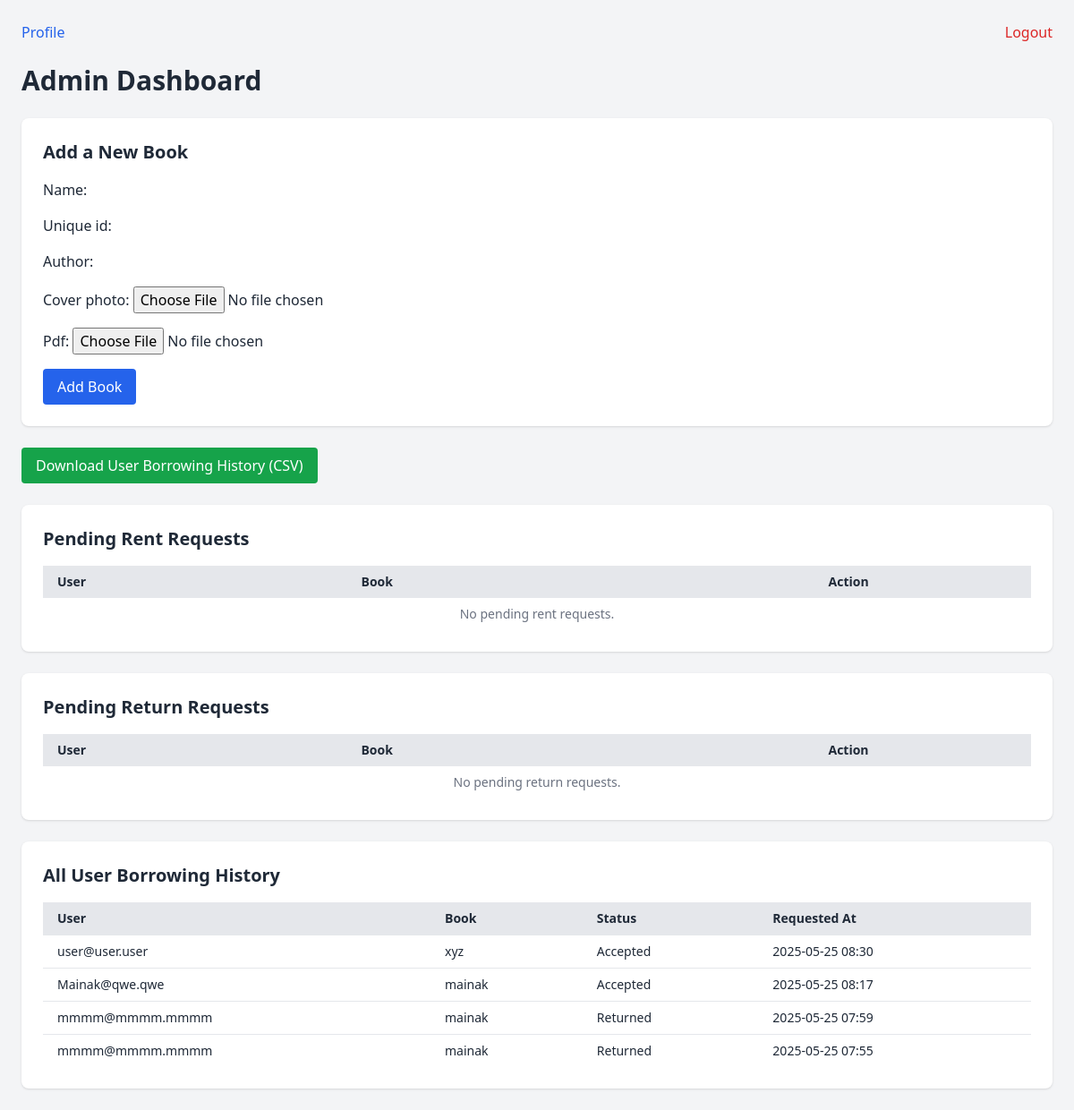
Page /ac/admin-dashboard/ (signed in) on the committed database.
### account/models.py (models this page shows, shortened)
class BookRentRequest(models.Model):
    STATUS_CHOICES = [
        ('pending', 'Pending'),
        ('accepted', 'Accepted'),
        ('returned', 'Returned'),
        ('return_pending', 'Return Pending'),
    ]
    user = models.ForeignKey(User, on_delete=models.CASCADE)
    book = models.ForeignKey(Book, on_delete=models.CASCADE)
    status = models.CharField(max_length=20, choices=STATUS_CHOICES, default='pending')
    created_at = models.DateTimeField(auto_now_add=True)

class User(AbstractBaseUser, PermissionsMixin):
    name = models.CharField(max_length=100)
    username = None
    email = models.EmailField(unique=True)
    USERNAME_FIELD = 'email'
    phone_number = models.CharField(max_length=20)
    is_staff = models.BooleanField(default=False)      # Required by admin
    is_active = models.BooleanField(default=True)      # Required by admin
    is_superuser = models.BooleanField(default=True)  # Required by PermissionsMixin
    objects = UserManager()
    USERNAME_FIELD = 'email'
    REQUIRED_FIELDS = ['name', 'phone_number']

class Book(models.Model):
    name = models.CharField(max_length=200)
    unique_id = models.CharField(max_length=100, unique=True)
    author = models.CharField(max_length=200)
    cover_photo = models.ImageField(upload_to='book_covers/')
    pdf = models.FileField(upload_to='book_pdfs/')
    is_rented = models.BooleanField(default=False)

### account/views.py (the view, shortened to what this page needs)
# urls.py: path('admin-dashboard/', admin_dashboard, name='admin_dashboard'),
@user_passes_test(lambda u: u.is_staff)
def admin_dashboard(request):
    rent_requests = BookRentRequest.objects.filter(status='pending')
    return_requests = BookRentRequest.objects.filter(status='return_pending')
    all_history = BookRentRequest.objects.all().select_related('user', 'book').order_by('-created_at')
    book_form = BookForm()
    return render(request, 'account/admin_dashboard.html', {
        'rent_requests': rent_requests,
        'return_requests': return_requests,
        'all_history': all_history,
        'book_form': book_form,
    })

### account/forms.py
class BookForm(forms.ModelForm):
    class Meta:
        model = Book
        fields = ['name', 'unique_id', 'author', 'cover_photo', 'pdf']

### account/templates/account/admin_dashboard.html (shortened to what this page needs)
<!DOCTYPE html>
<html lang="en">
<head>
    <script src="https://cdn.tailwindcss.com"></script>
</head>
<body class="bg-gray-100 text-gray-800 font-sans p-6">
    <div class="flex justify-between items-center mb-6">
        <a href="{% url 'profile' %}" class="text-blue-600 hover:underline font-medium">Profile</a>
        <a href="{% url 'logout' %}" class="text-red-600 hover:underline font-medium">Logout</a>
    </div>
    <h2 class="text-3xl font-bold mb-6">Admin Dashboard</h2>
    <div class="bg-white rounded-lg shadow p-6 mb-6">
        <h3 class="text-xl font-semibold mb-4">Add a New Book</h3>
        <form method="post" enctype="multipart/form-data" class="space-y-4">
            {{ book_form.as_p }}
            <button type="submit" name="add_book" class="bg-blue-600 text-white px-4 py-2 rounded hover:bg-blue-700">Add Book</button>
        </form>
    </div>
    <div class="mb-6">
        <form method="post">
            <button type="submit" name="download_history" class="bg-green-600 text-white px-4 py-2 rounded hover:bg-green-700">Download User Borrowing History (CSV)</button>
        </form>
    </div>
    <div class="bg-white rounded-lg shadow p-6 mb-6">
        <h3 class="text-xl font-semibold mb-4">Pending Rent Requests</h3>
        <form method="post">
            <table class="min-w-full text-sm table-auto border-collapse">
                <thead class="bg-gray-200">
                    <tr>
                        <th class="px-4 py-2 text-left">User</th>
                        <th class="px-4 py-2 text-left">Book</th>
                        <th class="px-4 py-2">Action</th>
                    </tr>
                </thead>
                <tbody>
                    {% for req in rent_requests %}
                        <tr class="border-t">
                            <td class="px-4 py-2">{{ req.user.username }}</td>
                            <td class="px-4 py-2">{{ req.book.name }}</td>
                            <td class="px-4 py-2 text-center">
                                <button type="submit" name="accept_rent_id" value="{{ req.id }}" class="bg-blue-500 text-white px-3 py-1 rounded hover:bg-blue-600">Accept Rent</button>
                            </td>
                        </tr>
                    {% empty %}
                        <tr>
                            <td colspan="3" class="px-4 py-2 text-center text-gray-500">No pending rent requests.</td>
                        </tr>
                    {% endfor %}
                </tbody>
            </table>
        </form>
    </div>
    <div class="bg-white rounded-lg shadow p-6 mb-6">
        <h3 class="text-xl font-semibold mb-4">Pending Return Requests</h3>
        <form method="post">
            <table class="min-w-full text-sm table-auto border-collapse">
                <thead class="bg-gray-200">
                    <tr>
                        <th class="px-4 py-2 text-left">User</th>
                        <th class="px-4 py-2 text-left">Book</th>
                        <th class="px-4 py-2">Action</th>
                    </tr>
                </thead>
                <tbody>
                    {% for req in return_requests %}
                        <tr class="border-t">
                            <td class="px-4 py-2">{{ req.user.username }}</td>
                            <td class="px-4 py-2">{{ req.book.name }}</td>
                            <td class="px-4 py-2 text-center">
                                <button type="submit" name="accept_return_id" value="{{ req.id }}" class="bg-green-500 text-white px-3 py-1 rounded hover:bg-green-600">Accept Return</button>
                            </td>
                        </tr>
                    {% empty %}
                        <tr>
                            <td colspan="3" class="px-4 py-2 text-center text-gray-500">No pending return requests.</td>
                        </tr>
                    {% endfor %}
                </tbody>
            </table>
        </form>
    </div>
    <div class="bg-white rounded-lg shadow p-6">
        <h3 class="text-xl font-semibold mb-4">All User Borrowing History</h3>
        <table class="min-w-full text-sm table-auto border-collapse">
            <thead class="bg-gray-200">
                <tr>
                    <th class="px-4 py-2 text-left">User</th>
                    <th class="px-4 py-2 text-left">Book</th>
                    <th class="px-4 py-2 text-left">Status</th>
                    <th class="px-4 py-2 text-left">Requested At</th>
                </tr>
            </thead>
            <tbody>
                {% for req in all_history %}
                    <tr class="border-t">
                        <td class="px-4 py-2">{{ req.user.email }}</td>
                        <td class="px-4 py-2">{{ req.book.name }}</td>
                        <td class="px-4 py-2">{{ req.get_status_display }}</td>
                        <td class="px-4 py-2">{{ req.created_at|date:"Y-m-d H:i" }}</td>
                    </tr>
                {% empty %}
                    <tr>
                        <td colspan="4" class="px-4 py-2 text-center text-gray-500">No history.</td>
                    </tr>
                {% endfor %}
            </tbody>
        </table>
    </div>
</body>
</html>

### rows in the picture
BookRentRequest: user.email "user@user.user", book.name "xyz", status "Accepted", created_at "2025-05-25 08:30"
BookRentRequest: user.email "Mainak@qwe.qwe", book.name "mainak", status "Accepted", created_at "2025-05-25 08:17"
BookRentRequest: user.email "mmmm@mmmm.mmmm", book.name "mainak", status "Returned", created_at "2025-05-25 07:59"
BookRentRequest: user.email "mmmm@mmmm.mmmm", book.name "mainak", status "Returned", created_at "2025-05-25 07:55"
